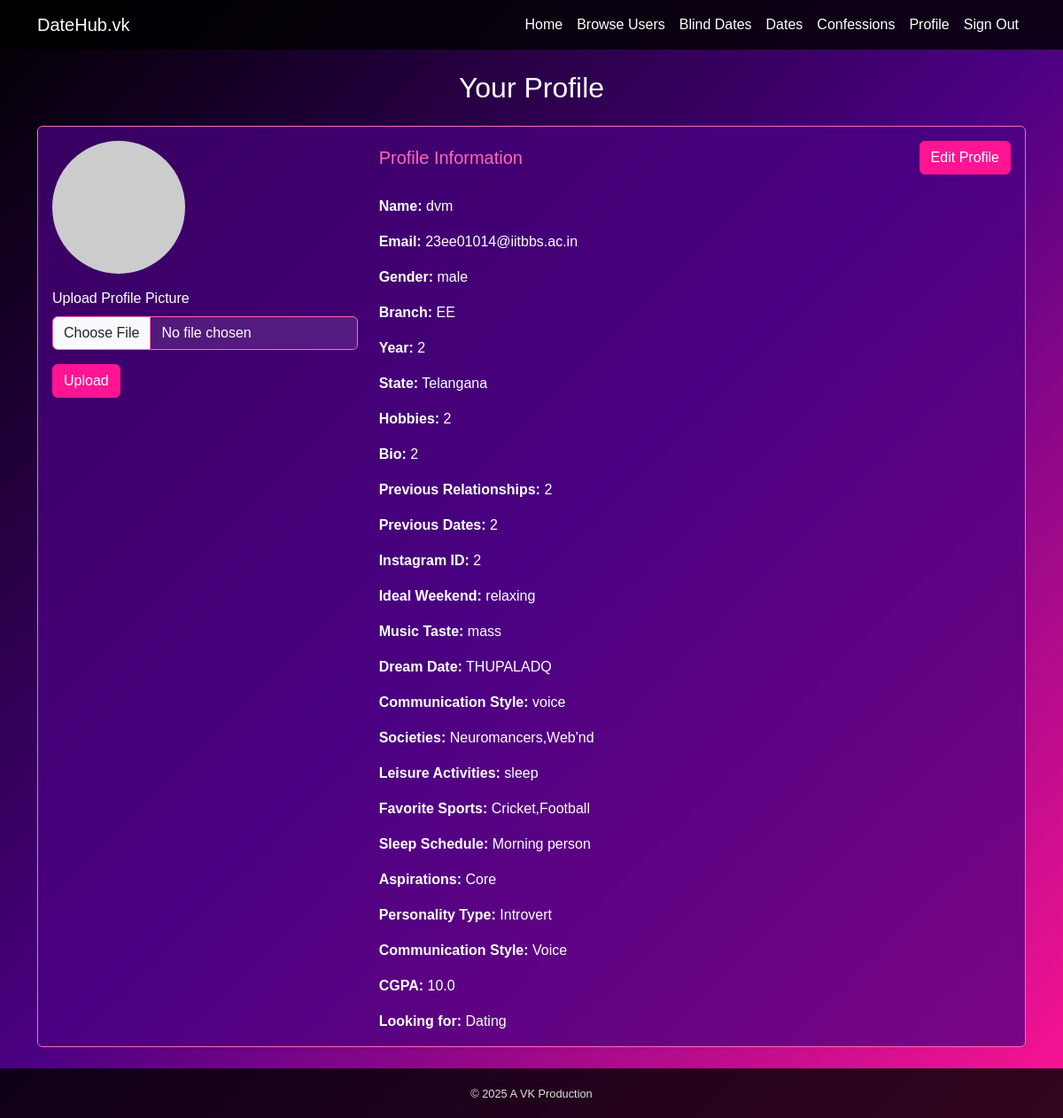
The app's page /profile (signed in) with its own data.
### app.py (models this page shows)
class User(db.Model):
    id = db.Column(db.Integer, primary_key=True)
    email = db.Column(db.String(120), unique=True, nullable=False)
    password = db.Column(db.String(255), nullable=False)
    name = db.Column(db.String(100), nullable=False)
    gender = db.Column(db.String(20), nullable=False)
    branch = db.Column(db.String(50), nullable=False)
    year = db.Column(db.Integer, nullable=False)
    state = db.Column(db.String(50), nullable=False)  # New field for state
    hobbies = db.Column(db.String(255))
    bio = db.Column(db.Text)
    image = db.Column(db.String(255))
    previous_relationships = db.Column(db.Integer, default=0)
    previous_dates = db.Column(db.Integer, default=0)
    insta_id = db.Column(db.String(100))
    ideal_weekend = db.Column(db.String(50))
    music_taste = db.Column(db.String(100))
    societies = db.Column(db.String(500))
    favorite_sports = db.Column(db.String(200))
    cgpa = db.Column(db.Float, nullable=True) # Updated CGPA field to allow null
    leisure_activities = db.Column(db.String(100))
    personality_type = db.Column(db.String(50))
    sleep_schedule = db.Column(db.String(50))
    aspirations = db.Column(db.String(50))
    dream_date = db.Column(db.String(255))
    communication_style = db.Column(db.String(50)) # Added communication_style field
    relationship_looking_for = db.Column(db.String(50)) # Added relationship_looking_for field

### app.py (the view)
@app.route('/profile')
def profile():
    if 'user_id' not in session:
        return redirect(url_for('signin'))
    user = User.query.get(session['user_id'])
    return render_template('profile.html', user=user)

### templates/profile.html (shortened to what this page needs)
{% extends "base.html" %}
{% block content %}
<h2 class="text-center mb-4">Your Profile</h2>
<div class="card">
    <div class="card-body">
        <div class="row">
            <div class="col-md-4">
                <img src="{{ url_for('static', filename='uploads/' + user.image) if user.image else 'https://via.placeholder.com/150' }}" alt="{{ user.name }}" class="img-fluid rounded-circle mb-3">
                <form id="image-upload-form" enctype="multipart/form-data">
                    <div class="mb-3">
                        <label for="image" class="form-label">Upload Profile Picture</label>
                        <input type="file" class="form-control" id="image" name="image" accept="image/*">
                    </div>
                    <button type="submit" class="btn btn-primary">Upload</button>
                </form>
            </div>
            <div class="col-md-8">
                <div class="d-flex justify-content-between align-items-center mb-4">
                    <h5 class="card-title mb-0">Profile Information</h5>
                    <button id="editProfileBtn" class="btn btn-primary">Edit Profile</button>
                </div>
                <div id="profileView">
                    <p class="card-text"><strong>Name:</strong> {{ user.name }}</p>
                    <p class="card-text"><strong>Email:</strong> {{ user.email }}</p>
                    <p class="card-text"><strong>Gender:</strong> {{ user.gender }}</p>
                    <p class="card-text"><strong>Branch:</strong> {{ user.branch }}</p>
                    <p class="card-text"><strong>Year:</strong> {{ user.year }}</p>
                    <p class="card-text"><strong>State:</strong> {{ user.state }}</p>
                    <p class="card-text"><strong>Hobbies:</strong> {{ user.hobbies }}</p>
                    <p class="card-text"><strong>Bio:</strong> {{ user.bio }}</p>
                    <p class="card-text"><strong>Previous Relationships:</strong> {{ user.previous_relationships }}</p>
                    <p class="card-text"><strong>Previous Dates:</strong> {{ user.previous_dates }}</p>
                    <p class="card-text"><strong>Instagram ID:</strong> {{ user.insta_id }}</p>
                    <p class="card-text"><strong>Ideal Weekend:</strong> {{ user.ideal_weekend }}</p>
                    <p class="card-text"><strong>Music Taste:</strong> {{ user.music_taste }}</p>
                    <p class="card-text"><strong>Dream Date:</strong> {{ user.dream_date if user.dream_date else 'Not specified' }}</p>
                    <p class="card-text"><strong>Communication Style:</strong> {{ user.communication_style }}</p>
                    <p class="card-text"><strong>Societies:</strong> {{ user.societies }}</p>
                    <p class="card-text"><strong>Leisure Activities:</strong> {{ user.leisure_activities }}</p>
                    <p class="card-text"><strong>Favorite Sports:</strong> {{ user.favorite_sports }}</p>
                    <p class="card-text"><strong>Sleep Schedule:</strong> {{ user.sleep_schedule|title|replace('_', ' ') if user.sleep_schedule else 'Not specified' }}</p>
                    <p class="card-text"><strong>Aspirations:</strong> {{ user.aspirations|title|replace('_', ' ') if user.aspirations else 'Not specified' }}</p>
                    <p class="card-text"><strong>Personality Type:</strong> {{ user.personality_type|title|replace("_", " ") if user.personality_type else "Not specified" }}</p>
                    <p class="card-text"><strong>Communication Style:</strong> {{ user.communication_style|title if user.communication_style else "Not specified" }}</p>
                    {% if user.cgpa %}
                    <p class="card-text"><strong>CGPA:</strong> {{ user.cgpa }}</p>
                    {% endif %}
                    <p class="card-text"><strong>Looking for:</strong> {{ user.relationship_looking_for|title|replace('_', ' ') if user.relationship_looking_for else 'Not specified' }}</p>
                </div>
            </div>
        </div>
    </div>
</div>
{% endblock %}

### templates/base.html (shortened to what this page needs)
<!DOCTYPE html>
<html lang="en">
<head>
    <link href="https://cdn.jsdelivr.net/npm/bootstrap@5.3.0-alpha1/dist/css/bootstrap.min.css" rel="stylesheet">
    <link rel="stylesheet" href="https://cdn.jsdelivr.net/npm/bootstrap-icons@1.7.2/font/bootstrap-icons.css">
    <link rel="stylesheet" href="{{ url_for('static', filename='css/style.css') }}">
</head>
<body>
    <nav class="navbar navbar-expand-lg navbar-dark bg-dark">
        <div class="container">
            <a class="navbar-brand" href="{{ url_for('home') }}">DateHub.vk</a>
            <div class="collapse navbar-collapse" id="navbarNav">
                <ul class="navbar-nav ms-auto">
                    <li class="nav-item">
                        <a class="nav-link" href="{{ url_for('home') }}">Home</a>
                    </li>
                    {% if 'user_id' in session %}
                        <li class="nav-item">
                            <a class="nav-link" href="{{ url_for('users') }}">Browse Users</a>
                        </li>
                        <li class="nav-item">
                            <a class="nav-link" href="{{ url_for('blind_dates') }}">Blind Dates</a>
                        </li>
                        <li class="nav-item">
                            <a class="nav-link" href="{{ url_for('dates') }}">Dates</a>
                        </li>
                        <li class="nav-item">
                            <a class="nav-link" href="{{ url_for('confessions') }}">Confessions</a>
                        </li>
                        <li class="nav-item">
                            <a class="nav-link" href="{{ url_for('profile') }}">Profile</a>
                        </li>
                        <li class="nav-item">
                            <a class="nav-link" href="{{ url_for('signout') }}">Sign Out</a>
                        </li>
                    {% endif %}
                </ul>
            </div>
        </div>
    </nav>
    <div class="container mt-4">
        {% block content %}{% endblock %}
    </div>
    <footer class="text-center py-3 mt-4">
        <small>&copy; 2025 A VK Production</small>
    </footer>
</body>
</html>

### static/css/style.css (style rules this page uses)
:root { --background: linear-gradient(135deg, #000000, #4b0082, #ff1493); --text-primary: #ffffff; --text-secondary: #e0e0e0; --accent-primary: #ff69b4; --accent-secondary: #9400d3; --card-bg: rgba(75, 0, 130, 0.7); --input-bg: rgba(255, 255, 255, 0.1); --button-bg: #ff1493; --button-hover: #ff69b4; }
body { background: var(--background); color: var(--text-primary); font-family: "Arial", sans-serif; }
.navbar { background-color: rgba(0, 0, 0, 0.8) !important; }
.navbar-brand, .nav-link { color: var(--text-primary) !important; }
.btn-primary { background-color: var(--button-bg); border-color: var(--button-bg); color: var(--text-primary); }
.card { background-color: var(--card-bg); border-color: var(--accent-primary); color: var(--text-primary); height: 100%; display: flex; flex-direction: column; }
.card-body { flex: 1 0 auto; display: flex; flex-direction: column; }
.form-control, .form-select { background-color: var(--input-bg); border-color: var(--accent-primary); color: var(--text-primary); }
.form-control::placeholder { color: var(--text-secondary); }
.card-title { color: var(--accent-primary); }
.btn { background-color: var(--button-bg); border-color: var(--button-bg); color: var(--text-primary); transition: all 0.3s ease; }
.card, .btn, .form-control, .form-select { transition: all 0.3s ease; }
footer { background-color: rgba(0, 0, 0, 0.8); color: var(--text-secondary); position: relative; bottom: 0; width: 100%; }
footer small { font-size: 0.8rem; }

### records on screen
User: name "dvm", email "23ee01014@iitbbs.ac.in", gender "male", branch "EE", year "2", state "Telangana", hobbies "2", bio "2", previous_relationships "2", previous_dates "2", insta_id "2", ideal_weekend "relaxing", music_taste "mass", dream_date "THUPALADQ", communication_style "voice", societies "Neuromancers,Web'nd", leisure_activities "sleep", favorite_sports "Cricket,Football", sleep_schedule "Morning person", aspirations "Core", personality_type "Introvert", communication_style "Voice", cgpa "10.0", relationship_looking_for "Dating"
